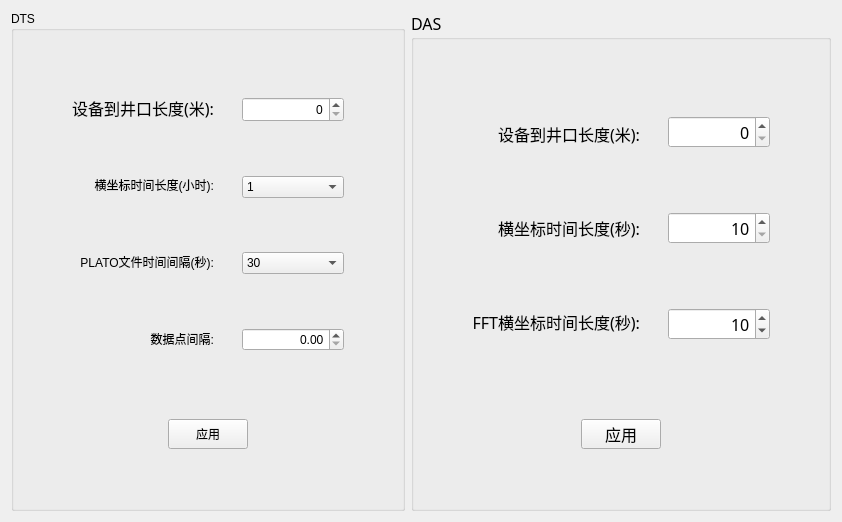
     <widget class="QWidget" name="page">
      <layout class="QHBoxLayout" name="horizontalLayout_12">
       <item>
        <widget class="QGroupBox" name="groupBox_3">
         <property name="minimumSize">
          <size>
           <width>0</width>
           <height>500</height>
          </size>
         </property>
         <property name="maximumSize">
          <size>
           <width>500</width>
           <height>16777215</height>
          </size>
         </property>
         <property name="styleSheet">
          <string notr="true"/>
         </property>
         <property name="title">
          <string>DTS</string>
         </property>
         <layout class="QVBoxLayout" name="verticalLayout_11">
          <item>
           <widget class="QWidget" name="widget_9" native="true">
            <property name="styleSheet">
             <string notr="true"/>
            </property>
            <layout class="QVBoxLayout" name="verticalLayout_12" stretch="5,3">
             <property name="spacing">
              <number>10</number>
             </property>
             <property name="leftMargin">
              <number>0</number>
             </property>
             <property name="topMargin">
              <number>0</number>
             </property>
             <property name="rightMargin">
              <number>0</number>
             </property>
             <property name="bottomMargin">
              <number>50</number>
             </property>
             <item>
              <layout class="QHBoxLayout" name="horizontalLayout_8" stretch="0,0,0,0">
               <item>
                <spacer name="horizontalSpacer_10">
                 <property name="orientation">
                  <enum>Qt::Horizontal</enum>
                 </property>
                 <property name="sizeHint" stdset="0">
                  <size>
                   <width>40</width>
                   <height>20</height>
                  </size>
                 </property>
                </spacer>
               </item>
               <item>
                <widget class="QWidget" name="widget_10" native="true">
                 <property name="minimumSize">
                  <size>
                   <width>130</width>
                   <height>0</height>
                  </size>
                 </property>
                 <property name="maximumSize">
                  <size>
                   <width>200</width>
                   <height>16777215</height>
                  </size>
                 </property>
                 <layout class="QVBoxLayout" name="verticalLayout_13">
                  <item>
                   <widget class="QLabel" name="label_9">
                    <property name="minimumSize">
                     <size>
                      <width>0</width>
                      <height>25</height>
                     </size>
                    </property>
                    <property name="maximumSize">
                     <size>
                      <width>16777215</width>
                      <height>25</height>
                     </size>
                    </property>
                    <property name="font">
                     <font>
                      <family>宋体</family>
                      <pointsize>12</pointsize>
                      <weight>50</weight>
                      <italic>false</italic>
                      <bold>false</bold>
                     </font>
                    </property>
                    <property name="text">
                     <string>设备到井口长度(米):</string>
                    </property>
                    <property name="alignment">
                     <set>Qt::AlignRight|Qt::AlignTrailing|Qt::AlignVCenter</set>
                    </property>
                   </widget>
                  </item>
                  <item>
                   <widget class="QLabel" name="label_14">
                    <property name="minimumSize">
                     <size>
                      <width>0</width>
                      <height>25</height>
                     </size>
                    </property>
                    <property name="maximumSize">
                     <size>
                      <width>16777215</width>
                      <height>25</height>
                     </size>
                    </property>
                    <property name="text">
                     <string>横坐标时间长度(小时):</string>
                    </property>
                    <property name="alignment">
                     <set>Qt::AlignRight|Qt::AlignTrailing|Qt::AlignVCenter</set>
                    </property>
                   </widget>
                  </item>
                  <item>
                   <widget class="QLabel" name="label_29">
                    <property name="minimumSize">
                     <size>
                      <width>0</width>
                      <height>25</height>
                     </size>
                    </property>
                    <property name="maximumSize">
                     <size>
                      <width>16777215</width>
                      <height>25</height>
                     </size>
                    </property>
                    <property name="text">
                     <string>PLATO文件时间间隔(秒):</string>
                    </property>
                    <property name="alignment">
                     <set>Qt::AlignRight|Qt::AlignTrailing|Qt::AlignVCenter</set>
                    </property>
                   </widget>
                  </item>
                  <item>
                   <widget class="QLabel" name="label_15">
                    <property name="minimumSize">
                     <size>
                      <width>0</width>
                      <height>25</height>
                     </size>
                    </property>
                    <property name="maximumSize">
                     <size>
                      <width>16777215</width>
                      <height>25</height>
                     </size>
                    </property>
                    <property name="text">
                     <string>数据点间隔:</string>
                    </property>
                    <property name="alignment">
                     <set>Qt::AlignRight|Qt::AlignTrailing|Qt::AlignVCenter</set>
                    </property>
                   </widget>
                  </item>
                 </layout>
                </widget>
               </item>
               <item>
                <widget class="QWidget" name="widget_11" native="true">
                 <property name="minimumSize">
                  <size>
                   <width>120</width>
                   <height>0</height>
                  </size>
                 </property>
                 <property name="maximumSize">
                  <size>
                   <width>120</width>
                   <height>16777215</height>
                  </size>
                 </property>
                 <property name="styleSheet">
                  <string notr="true">/*
QDoubleSpinBox
{
background:rgb(6,82,108);
border:1px solid black;
color:white;
font:12pt &quot;Tahoma&quot;;
}
*/</string>
                 </property>
                 <layout class="QVBoxLayout" name="verticalLayout_14">
                  <item>
                   <widget class="QSpinBox" name="spinBox_14">
                    <property name="minimumSize">
                     <size>
                      <width>0</width>
                      <height>25</height>
                     </size>
                    </property>
                    <property name="maximumSize">
                     <size>
                      <width>16777215</width>
                      <height>25</height>
                     </size>
                    </property>
                    <property name="alignment">
                     <set>Qt::AlignRight|Qt::AlignTrailing|Qt::AlignVCenter</set>
                    </property>
                    <property name="maximum">
                     <number>9999999</number>
                    </property>
                    <property name="value">
                     <number>0</number>
                    </property>
                   </widget>
                  </item>
                  <item>
                   <widget class="QComboBox" name="comboBox">
                    <property name="layoutDirection">
                     <enum>Qt::LeftToRight</enum>
                    </property>
                    <property name="styleSheet">
                     <string notr="true"/>
                    </property>
                    <item>
                     <property name="text">
                      <string>1</string>
                     </property>
                    </item>
                    <item>
                     <property name="text">
                      <string>6</string>
                     </property>
                    </item>
                    <item>
                     <property name="text">
                      <string>12</string>
                     </property>
                    </item>
                   </widget>
                  </item>
                  <item>
                   <widget class="QComboBox" name="comboBox_saveTime">
                    <property name="layoutDirection">
                     <enum>Qt::LeftToRight</enum>
                    </property>
                    <property name="styleSheet">
                     <string notr="true"/>
                    </property>
                    <item>
                     <property name="text">
                      <string>30</string>
                     </property>
                    </item>
                    <item>
                     <property name="text">
                      <string>60</string>
                     </property>
                    </item>
                    <item>
                     <property name="text">
                      <string>180</string>
                     </property>
                    </item>
                    <item>
                     <property name="text">
                      <string>300</string>
                     </property>
                    </item>
                   </widget>
                  </item>
                  <item>
                   <widget class="QDoubleSpinBox" name="doubleSpinBox">
                    <property name="layoutDirection">
                     <enum>Qt::LeftToRight</enum>
                    </property>
                    <property name="alignment">
                     <set>Qt::AlignRight|Qt::AlignTrailing|Qt::AlignVCenter</set>
                    </property>
                   </widget>
                  </item>
                 </layout>
                </widget>
               </item>
               <item>
                <spacer name="horizontalSpacer_11">
                 <property name="orientation">
                  <enum>Qt::Horizontal</enum>
                 </property>
                 <property name="sizeHint" stdset="0">
                  <size>
                   <width>40</width>
                   <height>20</height>
                  </size>
                 </property>
                </spacer>
               </item>
              </layout>
             </item>
             <item>
              <layout class="QHBoxLayout" name="horizontalLayout_9">
               <item>
                <spacer name="horizontalSpacer_12">
                 <property name="orientation">
                  <enum>Qt::Horizontal</enum>
                 </property>
                 <property name="sizeHint" stdset="0">
                  <size>
                   <width>40</width>
                   <height>20</height>
                  </size>
                 </property>
                </spacer>
               </item>
               <item>
                <widget class="QPushButton" name="btn_Save_3">
                 <property name="minimumSize">
                  <size>
                   <width>80</width>
                   <height>30</height>
                  </size>
                 </property>
                 <property name="maximumSize">
                  <size>
                   <width>80</width>
                   <height>30</height>
                  </size>
                 </property>
                 <property name="text">
                  <string>应用</string>
                 </property>
                </widget>
               </item>
               <item>
                <spacer name="horizontalSpacer_13">
                 <property name="orientation">
                  <enum>Qt::Horizontal</enum>
                 </property>
                 <property name="sizeHint" stdset="0">
                  <size>
                   <width>40</width>
                   <height>20</height>
                  </size>
                 </property>
                </spacer>
               </item>
              </layout>
             </item>
            </layout>
           </widget>
          </item>
         </layout>
        </widget>
       </item>
       <item>
        <widget class="QGroupBox" name="groupBox_4">
         <property name="font">
          <font>
           <family>宋体</family>
           <pointsize>12</pointsize>
           <weight>50</weight>
           <italic>false</italic>
           <bold>false</bold>
          </font>
         </property>
         <property name="styleSheet">
          <string notr="true"/>
         </property>
         <property name="title">
          <string>DAS</string>
         </property>
         <layout class="QVBoxLayout" name="verticalLayout_15">
          <item>
           <widget class="QWidget" name="widget_12" native="true">
            <property name="styleSheet">
             <string notr="true"/>
            </property>
            <layout class="QVBoxLayout" name="verticalLayout_16" stretch="5,3">
             <property name="spacing">
              <number>10</number>
             </property>
             <property name="leftMargin">
              <number>0</number>
             </property>
             <property name="topMargin">
              <number>0</number>
             </property>
             <property name="rightMargin">
              <number>0</number>
             </property>
             <property name="bottomMargin">
              <number>50</number>
             </property>
             <item>
              <layout class="QHBoxLayout" name="horizontalLayout_10" stretch="0,0,0,0">
               <item>
                <spacer name="horizontalSpacer_14">
                 <property name="orientation">
                  <enum>Qt::Horizontal</enum>
                 </property>
                 <property name="sizeHint" stdset="0">
                  <size>
                   <width>40</width>
                   <height>20</height>
                  </size>
                 </property>
                </spacer>
               </item>
               <item>
                <widget class="QWidget" name="widget_13" native="true">
                 <property name="minimumSize">
                  <size>
                   <width>130</width>
                   <height>0</height>
                  </size>
                 </property>
                 <property name="maximumSize">
                  <size>
                   <width>200</width>
                   <height>16777215</height>
                  </size>
                 </property>
                 <layout class="QVBoxLayout" name="verticalLayout_17">
                  <item>
                   <widget class="QLabel" name="label_21">
                    <property name="minimumSize">
                     <size>
                      <width>0</width>
                      <height>25</height>
                     </size>
                    </property>
                    <property name="maximumSize">
                     <size>
                      <width>16777215</width>
                      <height>25</height>
                     </size>
                    </property>
                    <property name="text">
                     <string>设备到井口长度(米):</string>
                    </property>
                    <property name="alignment">
                     <set>Qt::AlignRight|Qt::AlignTrailing|Qt::AlignVCenter</set>
                    </property>
                   </widget>
                  </item>
                  <item>
                   <widget class="QLabel" name="label_23">
                    <property name="minimumSize">
                     <size>
                      <width>0</width>
                      <height>25</height>
                     </size>
                    </property>
                    <property name="maximumSize">
                     <size>
                      <width>16777215</width>
                      <height>25</height>
                     </size>
                    </property>
                    <property name="text">
                     <string>横坐标时间长度(秒):</string>
                    </property>
                    <property name="alignment">
                     <set>Qt::AlignRight|Qt::AlignTrailing|Qt::AlignVCenter</set>
                    </property>
                   </widget>
                  </item>
                  <item>
                   <widget class="QLabel" name="label_22">
                    <property name="minimumSize">
                     <size>
                      <width>0</width>
                      <height>25</height>
                     </size>
                    </property>
                    <property name="maximumSize">
                     <size>
                      <width>16777215</width>
                      <height>25</height>
                     </size>
                    </property>
                    <property name="text">
                     <string>FFT横坐标时间长度(秒):</string>
                    </property>
                    <property name="alignment">
                     <set>Qt::AlignRight|Qt::AlignTrailing|Qt::AlignVCenter</set>
                    </property>
                   </widget>
                  </item>
                 </layout>
                </widget>
               </item>
               <item>
                <widget class="QWidget" name="widget_14" native="true">
                 <property name="minimumSize">
                  <size>
                   <width>120</width>
                   <height>0</height>
                  </size>
                 </property>
                 <property name="maximumSize">
                  <size>
                   <width>120</width>
                   <height>16777215</height>
                  </size>
                 </property>
                 <layout class="QVBoxLayout" name="verticalLayout_18">
                  <item>
                   <widget class="QSpinBox" name="spinBox_2">
                    <property name="minimumSize">
                     <size>
                      <width>0</width>
                      <height>25</height>
                     </size>
                    </property>
                    <property name="alignment">
                     <set>Qt::AlignRight|Qt::AlignTrailing|Qt::AlignVCenter</set>
                    </property>
                    <property name="maximum">
                     <number>9999999</number>
                    </property>
                    <property name="value">
                     <number>0</number>
                    </property>
                   </widget>
                  </item>
                  <item>
                   <widget class="QSpinBox" name="spinBox">
                    <property name="minimumSize">
                     <size>
                      <width>0</width>
                      <height>25</height>
                     </size>
                    </property>
                    <property name="alignment">
                     <set>Qt::AlignRight|Qt::AlignTrailing|Qt::AlignVCenter</set>
                    </property>
                    <property name="minimum">
                     <number>10</number>
                    </property>
                    <property name="maximum">
                     <number>21700</number>
                    </property>
                    <property name="value">
                     <number>10</number>
                    </property>
                   </widget>
                  </item>
                  <item>
                   <widget class="QSpinBox" name="spinBox_19">
                    <property name="minimumSize">
                     <size>
                      <width>0</width>
                      <height>25</height>
                     </size>
                    </property>
                    <property name="alignment">
                     <set>Qt::AlignRight|Qt::AlignTrailing|Qt::AlignVCenter</set>
                    </property>
                    <property name="minimum">
                     <number>1</number>
                    </property>
                    <property name="maximum">
                     <number>60</number>
                    </property>
                    <property name="value">
                     <number>10</number>
                    </property>
                   </widget>
                  </item>
                 </layout>
                </widget>
               </item>
               <item>
                <spacer name="horizontalSpacer_15">
                 <property name="orientation">
                  <enum>Qt::Horizontal</enum>
                 </property>
                 <property name="sizeHint" stdset="0">
                  <size>
                   <width>40</width>
                   <height>20</height>
                  </size>
                 </property>
                </spacer>
               </item>
              </layout>
             </item>
             <item>
              <layout class="QHBoxLayout" name="horizontalLayout_11">
               <item>
                <spacer name="horizontalSpacer_16">
                 <property name="orientation">
                  <enum>Qt::Horizontal</enum>
                 </property>
                 <property name="sizeHint" stdset="0">
                  <size>
                   <width>40</width>
                   <height>20</height>
                  </size>
                 </property>
                </spacer>
               </item>
               <item>
                <widget class="QPushButton" name="btn_Save_4">
                 <property name="minimumSize">
                  <size>
                   <width>80</width>
                   <height>30</height>
                  </size>
                 </property>
                 <property name="maximumSize">
                  <size>
                   <width>80</width>
                   <height>30</height>
                  </size>
                 </property>
                 <property name="text">
                  <string>应用</string>
                 </property>
                </widget>
               </item>
               <item>
                <spacer name="horizontalSpacer_17">
                 <property name="orientation">
                  <enum>Qt::Horizontal</enum>
                 </property>
                 <property name="sizeHint" stdset="0">
                  <size>
                   <width>40</width>
                   <height>20</height>
                  </size>
                 </property>
                </spacer>
               </item>
              </layout>
             </item>
            </layout>
           </widget>
          </item>
         </layout>
        </widget>
       </item>
      </layout>
     </widget>
